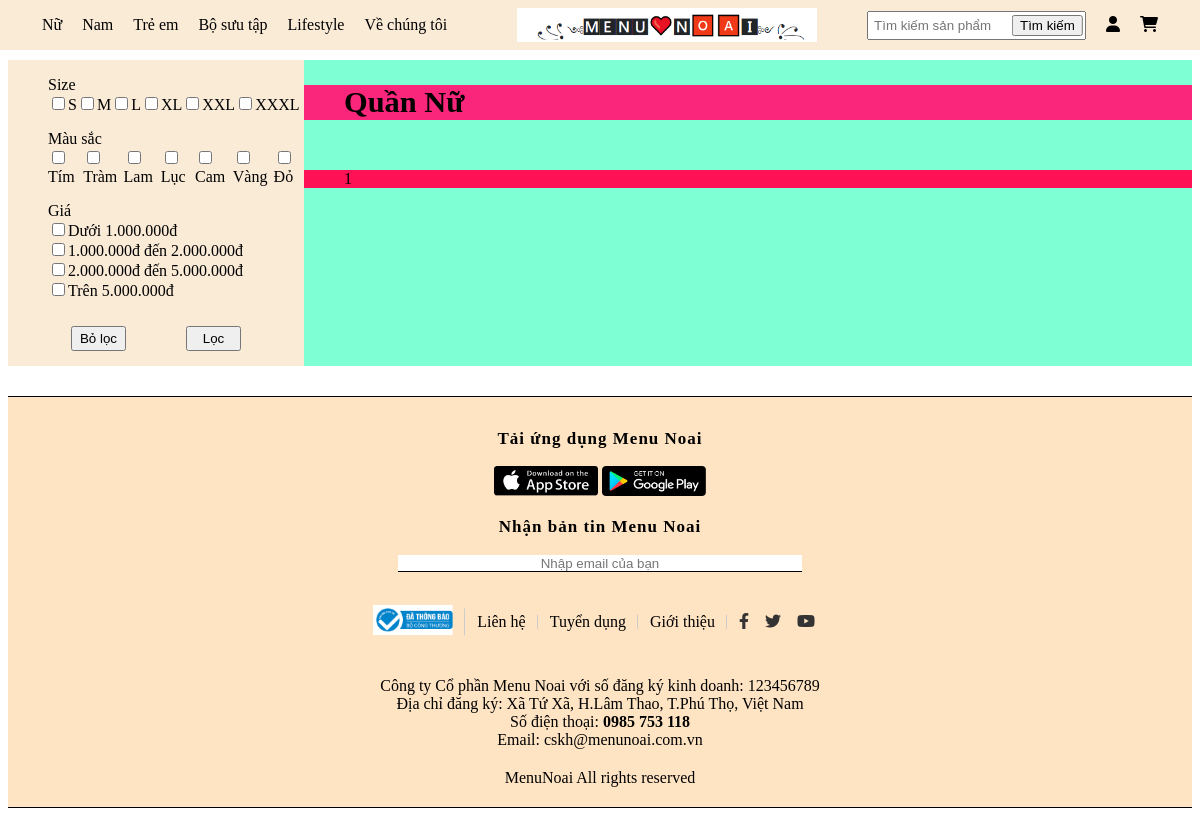
Screenshot of /controler/index.php?act=trangsanpham&iddanhmuc=3&sotrang=1 with the database file from the repository.
### tables this page shows
CREATE TABLE `menu` (
  `idmenu` int(10) NOT NULL,
  `tenmenu` varchar(50) NOT NULL
);

CREATE TABLE `size` (
  `idsize` int(10) NOT NULL,
  `tensize` varchar(5) NOT NULL
);

CREATE TABLE `mausac` (
  `idmausac` int(11) NOT NULL,
  `tenmausac` varchar(30) NOT NULL
);

### model/pdo.php (called while the page is built, shortened)
<?php
function pdo_get_connection(){
    $dburl = "mysql:host=localhost;dbname=shop_ban_hang;charset=utf8";
    $username = 'root';
    $password = '';
    $conn = new PDO($dburl, $username, $password);
    $conn->setAttribute(PDO::ATTR_ERRMODE, PDO::ERRMODE_EXCEPTION);
    return $conn;
}
function pdo_query($sql){
    $sql_args = array_slice(func_get_args(), 1);
    try{
        $conn = pdo_get_connection();
        $stmt = $conn->prepare($sql);
        $stmt->execute($sql_args);
        $rows = $stmt->fetchAll();
        return $rows;
    }
    catch(PDOException $e){
        throw $e;
    }
    finally{
        unset($conn);
    }
}
function pdo_query_value($sql){
    $sql_args = array_slice(func_get_args(), 1);
    try{
        $conn = pdo_get_connection();
        $stmt = $conn->prepare($sql);
        $stmt->execute($sql_args);
        $row = $stmt->fetch(PDO::FETCH_ASSOC);
        return array_values($row)[0];
    }
    catch(PDOException $e){
        throw $e;
    }
    finally{
        unset($conn);
    }
}

### model/menu.php (called while the page is built, shortened)
<?php
    function loadall_menu(){
        $sql= "select * from menu order by idmenu desc";
            $listmenu=pdo_query($sql);
            return $listmenu;
    }
    function laytenmenu_dm($id){
        $sql= "select tenmenu
                from menu
                join danhmuc
                on danhmuc.idmenu = menu.idmenu
                where iddanhmuc=".$id;
            $tenmenu=pdo_query_value($sql);
            return $tenmenu;
    }
?>

### model/size.php (called while the page is built, shortened)
<?php
    function loadall_size(){
        $sql= "select * from size order by idsize desc";
            $listsize=pdo_query($sql);
            return $listsize;
    }
?>

### model/mausac.php (called while the page is built, shortened)
<?php
    function loadall_mausac(){
        $sql= "select * from mausac order by idmausac desc";
            $listmausac=pdo_query($sql);
            return $listmausac;
    }
?>

### model/danhmuc.php (called while the page is built, shortened)
<?php
    function laytendanhmuc($id){
        $sql= "select tendanhmuc from danhmuc where iddanhmuc=".$id;
            $tenlsp=pdo_query_value($sql);
            return $tenlsp;
    }
?>

### view/trangsanpham.php (the view, shortened to what this page needs)
<div class="trangsanpham">
    <div class="left">
        <div class="size">
            <ul>
                <span>Size</span>
                <div class="sub_size">
                    <?php
                        foreach($dssize as $size){
                            extract($size);
                            echo '<li>';
                                echo '<input type="checkbox" value="'.$tensize.'">'.$tensize.'
                                </li>';
                        }
                    ?>
                </div>
            </ul>
        </div>
        <div class="mausac">
        <ul>
                <span>Màu sắc</span>
                <div class="sub_mausac">
                    <?php
                        foreach($dsmausac as $mausac){
                            extract($mausac);
                            echo '<li>
                                    <input type="checkbox" value="'.$tenmausac.'">  '.$tenmausac.'
                                </li>';
                        }
                    ?>
                </div>
            </ul>
        </div>
        <div class="gia">
            <ul>
                <span>Giá</span>
                <li><input type="checkbox">Dưới 1.000.000đ</li>
                <li><input type="checkbox">1.000.000đ đến 2.000.000đ</li>
                <li><input type="checkbox">2.000.000đ đến 5.000.000đ</li>
                <li><input type="checkbox">Trên 5.000.000đ</li>
            </ul>
        </div>
        <div class="loc">
            <input type="submit" name="boloc" value="Bỏ lọc" style="margin-right: 60px;">
            <input type="submit" name="loc" value="Lọc">
        </div>
    </div>
    <div class="right">
        <div class="top">
        <?php
            if((isset($_GET['iddanhmuc'])) && ($_GET['iddanhmuc']>0) && !isset($_GET['idloaisanpham'])){
                $tendanhmuc = laytendanhmuc($_GET['iddanhmuc']);
                $tenmenu = laytenmenu_dm($_GET['iddanhmuc']);
                echo '<h2>'.$tendanhmuc.' '.$tenmenu.'</h2>';
                $dem=0;
            }
        ?>
        </div>
            <?php
                $sosp_1trang = 4;
            ?>
        <div class="bottom" style="background-color: #f15;">
            <?php
                if (isset($_GET['sotrang']) && is_numeric($_GET['sotrang'])) {
                    $sotrang = intval($_GET['sotrang']);
                } else {
                    $sotrang = 1;
                }
            ?>
            <?php
                $sosp = $dem;
                if($sosp < $sosp_1trang){
                    if((isset($_GET['iddanhmuc'])) && ($_GET['iddanhmuc']>0) && !isset($_GET['idloaisanpham'])){
                        echo '
                            <ul>
                                <li><a href="index.php?act=trangsanpham&iddanhmuc='.$_GET['iddanhmuc'].'&sotrang='.$sotrang.'">1</a></li>
                            </ul>
                        ';
                    }
                }
            ?>
        </div>
    </div>
</div>

### view/header.php (shortened to what this page needs)
<!DOCTYPE html>
<html lang="en">
<head>
    <link rel="stylesheet" href="../view/css/style.css">
    <link rel="stylesheet" href="https://cdnjs.cloudflare.com/ajax/libs/font-awesome/6.0.0-beta3/css/all.min.css">
</head>
<body>
    <div class="header">
        <div class="left">
            <?php
                foreach ($dsmenu as $menu) {
                    extract($menu);
                    echo '<li>
                            <a href="">' . $tenmenu . '</a>
                            <ul class="sub_menu">';
                        echo '</ul>
                        </li>';
                }
            ?>
        </div>
        <div class="between">
            <a href="index.php"><img src="../view/images/logo.png" alt="logo"></a>
        </div>
        <div class="right">
            <form action="" method="post">
                <div class="timkiem">
                    <input type="text" name="keyword" placeholder="Tìm kiếm sản phẩm" >
                </div>
                <div class="search">
                    <input type="submit" name="timkiemsp" value="Tìm kiếm">
                </div>
            </form>
            <a href="?act=user" type="submit"><i class="fas fa-user"></i></a>
            <a href="?act=them" type="submit"><i class="fas fa-cart-shopping"></i></a>
        </div>
    </div>

### view/css/style.css (style rules this page uses)
body { overflow-x: hidden; }
li { list-style: none; }
a { text-decoration: none; color: #000; }
.header { display: flex; align-items: center; justify-content: center; background-color: antiquewhite; position: fixed; top: 0; left: 0; right: 0; height: 50px; }
.header .left { display: flex; align-items: center; justify-content: center; margin-right: 50px; position: relative; }
.header .left li { margin-right: 20px; }
.header .between img { display: block; width: 300px; }
.header .right { display: flex; justify-content: center; align-items: center; margin-left: 50px; }
.header .right input[type="text"] { width: 120px; padding: 5px; padding-right: 90px; }
.header .right form { display: flex; align-items: center; justify-content: center; }
.header .right .timkiem { position: relative; }
.header .right .search { position: absolute; transform: translateX(100%); font-weight: 15px; }
.header .right i { margin-left: 20px; }
.trangsanpham { margin-top: 60px; margin-bottom: 30px; display: flex; justify-content: center; background-color: red; }
.trangsanpham .left { width: 25%; background-color: antiquewhite; }
.trangsanpham .left .size .sub_size, .trangsanpham .left .mausac .sub_mausac { display: flex; }
.trangsanpham .left .loc { display: flex; justify-content: center; align-items: center; margin-bottom: 15px; }
.trangsanpham .left .loc input[type="submit"] { margin-top: 10px; width: 55px; height: 25px; }
.trangsanpham .right { width: 75%; background-color: aquamarine; }
.trangsanpham .right .top { background-color: #f9267b; }
.trangsanpham .right .top h2 { padding-left: 40px; font-size: 190%; }

### rows the page displays
menu: tenmenu "Nữ"
menu: tenmenu "Nam"
menu: tenmenu "Trẻ em"
menu: tenmenu "Bộ sưu tập"
menu: tenmenu "Lifestyle"
menu: tenmenu "Về chúng tôi"
size: tensize "S"
size: tensize "M"
size: tensize "L"
size: tensize "XL"
size: tensize "XXL"
size: tensize "XXXL"
mausac: tenmausac "Tím"
mausac: tenmausac "Tràm"
mausac: tenmausac "Lam"
mausac: tenmausac "Lục"
mausac: tenmausac "Cam"
mausac: tenmausac "Vàng"
mausac: tenmausac "Đỏ"

### other values shown
$tendanhmuc "Quần"
$tenmenu "Nữ"
